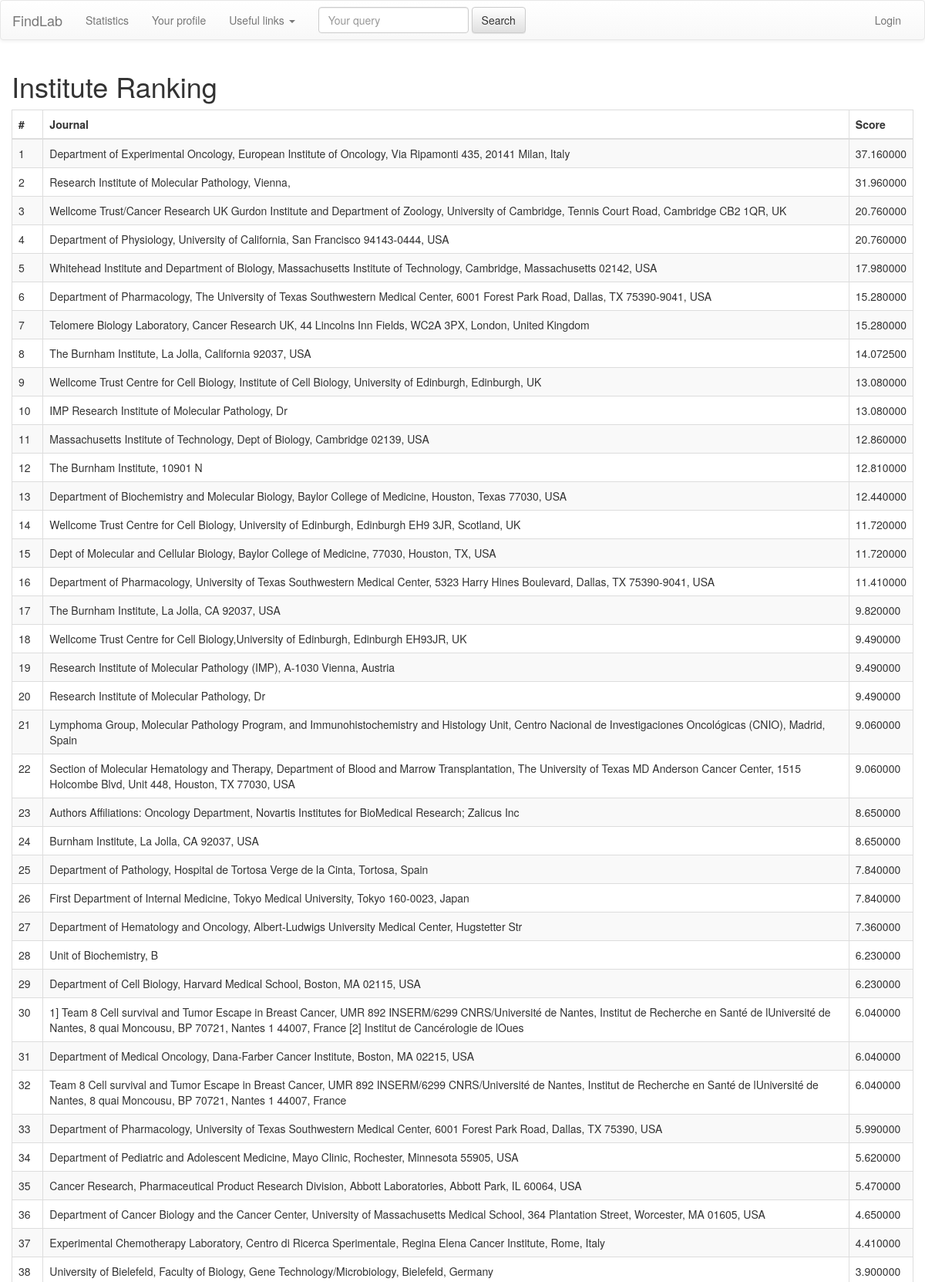
The app's page /stats.php (upper part) with its own data.
### tables this page shows
CREATE TABLE `affiliation` (
  `rawname` char(250) NOT NULL,
  `processed_department` char(100) DEFAULT NULL,
  `processed_institute` char(100) DEFAULT NULL,
  `processed_university` char(100) DEFAULT NULL,
  `processed_hospital` char(100) DEFAULT NULL,
  `processed_city` char(100) DEFAULT NULL,
  `processed_country` char(100) DEFAULT NULL,
  `google_name` char(100) DEFAULT NULL,
  `google_city` char(100) DEFAULT NULL,
  `google_country` char(100) DEFAULT NULL,
  `google_address` char(200) DEFAULT NULL,
  `google_lat` decimal(7,5) DEFAULT NULL,
  `google_lng` decimal(8,5) DEFAULT NULL,
  PRIMARY KEY (`rawname`)
);

### stats.php (the view, shortened to what this page needs)
<?php
require("utils.php");
Page::displayNavbar();
?>
<div class="container">
<?php
echo "<div class='row'>";
echo "<h1>Institute Ranking</h1>";
$dbh = Database::connect();
$query = "SELECT affiliation.rawname, AVG(journal.impactfactor) AS score FROM affiliation INNER JOIN belongs_to INNER JOIN article INNER JOIN has_published JOIN journal ON ( affiliation.rawname = belongs_to.affiliation AND belongs_to.pmid = article.pmid AND article.pmid = has_published.pmid AND has_published.journal = journal.name) GROUP BY affiliation.rawname ORDER BY score DESC";
$sth = $dbh->prepare($query);
if (!$sth->execute()) {
	$dbh = null;
	exit(0);
}
echo "<div id='institutes_ranking'>";
$head = "<table id='institutes' class='table table-striped " .
	"table-bordered' cellspacing='0' width='100%'>\n" .
	"<thead>\n" .
	"<tr>\n" .
	"<th>#</th> <th>Journal</th> <th>Score</th>\n" .
	"</tr>\n" .
	"</thead>\n" .
	"<tfoot>\n" .
	"<tr>\n" .
	"<th>#</th> <th>Journal</th> <th>Score</th>\n" .
	"</tr>\n" .
	"</tfoot>\n" .
	"</tbody>\n";
echo $head;
$i = 1;
while ($aff = $sth->fetch()) {
	echo "<tr>";
	echo "<td>$i</td>";
	echo "<td>$aff[0]</td>";
	echo "<td>$aff[1]</td>";
	echo "</tr>";
	$i++;
}
echo "</tbody></table>";
echo "</div>";
echo "</div>";
?>
<?php
Page::close();
?>

### utils.php (shortened to what this page needs)
<?php
class Page {
	public static function open() {
		readfile("html/head.html");
	}
	public static function close() {
		echo "</body>";
		echo "</html>";
	}
	public static function displayNavbar() {
		$navbar = include("html/navbar.html");
	}
}
class Result {
	public static function displayQueryField() {
		echo "<div class='form-group'>\n";
		echo "<input type='text' class='form-control' id='query' name='query' " .
			"value='' " .
			"placeholder='Your query'/>\n";
		echo "</div>\n";
		echo "<input type='submit' class='btn btn-default' id='launchquery' " .
			"value='Search'/>\n";
	}
}
?>

### records on screen
affiliation: rawname "Department of Experimental Oncology, European Institute of Oncology, Via Ripamonti 435, 20141 Milan, Italy", aff "37.160000"
affiliation: rawname "Research Institute of Molecular Pathology, Vienna,", aff "31.960000"
affiliation: rawname "Wellcome Trust/Cancer Research UK Gurdon Institute and Department of Zoology, University of Cambridge, Tennis Court Road, Cambridge CB2 1QR, UK", aff "20.760000"
affiliation: rawname "Department of Physiology, University of California, San Francisco 94143-0444, USA", aff "20.760000"
affiliation: rawname "Whitehead Institute and Department of Biology, Massachusetts Institute of Technology, Cambridge, Massachusetts 02142, USA", aff "17.980000"
affiliation: rawname "Department of Pharmacology, The University of Texas Southwestern Medical Center, 6001 Forest Park Road, Dallas, TX 75390-9041, USA", aff "15.280000"
affiliation: rawname "Telomere Biology Laboratory, Cancer Research UK, 44 Lincolns Inn Fields, WC2A 3PX, London, United Kingdom", aff "15.280000"
affiliation: rawname "The Burnham Institute, La Jolla, California 92037, USA", aff "14.072500"
affiliation: rawname "Wellcome Trust Centre for Cell Biology, Institute of Cell Biology, University of Edinburgh, Edinburgh, UK", aff "13.080000"
affiliation: rawname "IMP Research Institute of Molecular Pathology, Dr", aff "13.080000"
affiliation: rawname "Massachusetts Institute of Technology, Dept of Biology, Cambridge 02139, USA", aff "12.860000"
affiliation: rawname "The Burnham Institute, 10901 N", aff "12.810000"
affiliation: rawname "Department of Biochemistry and Molecular Biology, Baylor College of Medicine, Houston, Texas 77030, USA", aff "12.440000"
affiliation: rawname "Wellcome Trust Centre for Cell Biology, University of Edinburgh, Edinburgh EH9 3JR, Scotland, UK", aff "11.720000"
affiliation: rawname "Dept of Molecular and Cellular Biology, Baylor College of Medicine, 77030, Houston, TX, USA", aff "11.720000"
affiliation: rawname "Department of Pharmacology, University of Texas Southwestern Medical Center, 5323 Harry Hines Boulevard, Dallas, TX 75390-9041, USA", aff "11.410000"
affiliation: rawname "The Burnham Institute, La Jolla, CA 92037, USA", aff "9.820000"
affiliation: rawname "Wellcome Trust Centre for Cell Biology,University of Edinburgh, Edinburgh EH93JR, UK", aff "9.490000"
affiliation: rawname "Research Institute of Molecular Pathology (IMP), A-1030 Vienna, Austria", aff "9.490000"
affiliation: rawname "Research Institute of Molecular Pathology, Dr", aff "9.490000"
affiliation: rawname "Lymphoma Group, Molecular Pathology Program, and Immunohistochemistry and Histology Unit, Centro Nacional de Investigaciones Oncológicas (CNIO), Madrid, Spain", aff "9.060000"
affiliation: rawname "Authors Affiliations: Oncology Department, Novartis Institutes for BioMedical Research; Zalicus Inc", aff "8.650000"
affiliation: rawname "Burnham Institute, La Jolla, CA 92037, USA", aff "8.650000"
affiliation: rawname "Department of Pathology, Hospital de Tortosa Verge de la Cinta, Tortosa, Spain", aff "7.840000"
affiliation: rawname "First Department of Internal Medicine, Tokyo Medical University, Tokyo 160-0023, Japan", aff "7.840000"
affiliation: rawname "Department of Hematology and Oncology, Albert-Ludwigs University Medical Center, Hugstetter Str", aff "7.360000"
affiliation: rawname "Unit of Biochemistry, B", aff "6.230000"
affiliation: rawname "Department of Cell Biology, Harvard Medical School, Boston, MA 02115, USA", aff "6.230000"
affiliation: rawname "Department of Medical Oncology, Dana-Farber Cancer Institute, Boston, MA 02215, USA", aff "6.040000"
affiliation: rawname "Department of Pharmacology, University of Texas Southwestern Medical Center, 6001 Forest Park Road, Dallas, TX 75390, USA", aff "5.990000"
affiliation: rawname "Department of Pediatric and Adolescent Medicine, Mayo Clinic, Rochester, Minnesota 55905, USA", aff "5.620000"
affiliation: rawname "Cancer Research, Pharmaceutical Product Research Division, Abbott Laboratories, Abbott Park, IL 60064, USA", aff "5.470000"
affiliation: rawname "Department of Cancer Biology and the Cancer Center, University of Massachusetts Medical School, 364 Plantation Street, Worcester, MA 01605, USA", aff "4.650000"
affiliation: rawname "Experimental Chemotherapy Laboratory, Centro di Ricerca Sperimentale, Regina Elena Cancer Institute, Rome, Italy", aff "4.410000"
affiliation: rawname "University of Bielefeld, Faculty of Biology, Gene Technology/Microbiology, Bielefeld, Germany", aff "3.900000"

### other values on screen
$aff[0] "Section of Molecular Hematology and Therapy, Department of Blood and Marrow Transplantation, The University of Texas MD Anderson Cancer Center, 1515 Holcombe Blvd, Unit 448, Houston, TX 77030, USA"
$aff[1] "9.060000"
$aff[1] "6.040000"
